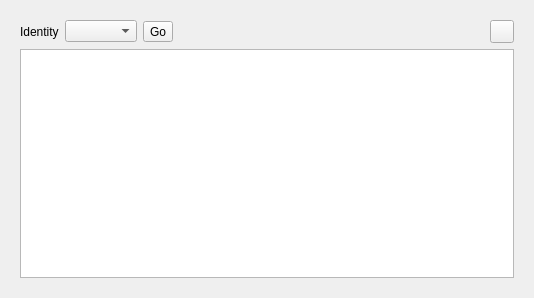
<?xml version="1.0" encoding="UTF-8"?>
<ui version="4.0">
 <class>RemoteDock</class>
 <widget class="QDialog" name="RemoteDock">
  <property name="geometry">
   <rect>
    <x>0</x>
    <y>0</y>
    <width>534</width>
    <height>298</height>
   </rect>
  </property>
  <property name="windowTitle">
   <string>Remote</string>
  </property>
  <layout class="QHBoxLayout" name="horizontalLayout_2">
   <item>
    <widget class="QStackedWidget" name="stack">
     <property name="currentIndex">
      <number>0</number>
     </property>
     <widget class="QWidget" name="pageMain">
      <layout class="QVBoxLayout" name="verticalLayout">
       <item>
        <layout class="QHBoxLayout" name="horizontalLayout">
         <item>
          <widget class="QLabel" name="label_2">
           <property name="text">
            <string>Identity</string>
           </property>
           <property name="buddy">
            <cstring>comboUser</cstring>
           </property>
          </widget>
         </item>
         <item>
          <widget class="QComboBox" name="comboUser">
           <property name="sizeAdjustPolicy">
            <enum>QComboBox::AdjustToContents</enum>
           </property>
          </widget>
         </item>
         <item>
          <widget class="QToolButton" name="buttonLogin">
           <property name="toolTip">
            <string>Connect to the remote server using the currently selected identity. The correct server is taken from the identity as well.</string>
           </property>
           <property name="text">
            <string>Go</string>
           </property>
           <property name="icon">
            <iconset resource="icons/icons.qrc">
             <normaloff>:/icons/cog_go.png</normaloff>:/icons/cog_go.png</iconset>
           </property>
          </widget>
         </item>
         <item>
          <spacer name="horizontalSpacer">
           <property name="orientation">
            <enum>Qt::Horizontal</enum>
           </property>
           <property name="sizeHint" stdset="0">
            <size>
             <width>40</width>
             <height>20</height>
            </size>
           </property>
          </spacer>
         </item>
         <item>
          <widget class="QToolButton" name="buttonPushDatabase">
           <property name="toolTip">
            <string>Push currently opened database to server</string>
           </property>
           <property name="icon">
            <iconset resource="icons/icons.qrc">
             <normaloff>:/icons/push_database</normaloff>:/icons/push_database</iconset>
           </property>
          </widget>
         </item>
        </layout>
       </item>
       <item>
        <widget class="QTreeView" name="treeStructure">
         <property name="whatsThis">
          <string>&lt;html&gt;&lt;head/&gt;&lt;body&gt;&lt;p&gt;In this pane, remote databases from dbhub.io website can be added to DB4S. First you need an identity:&lt;/p&gt;&lt;ol style=&quot;margin-top: 0px; margin-bottom: 0px; margin-left: 0px; margin-right: 0px; -qt-list-indent: 1;&quot;&gt;&lt;li style=&quot; margin-top:12px; margin-bottom:0px; margin-left:0px; margin-right:0px; -qt-block-indent:0; text-indent:0px;&quot;&gt;Login to the dbhub.io website (use your GitHub credentials or whatever you want)&lt;/li&gt;&lt;li style=&quot; margin-top:0px; margin-bottom:0px; margin-left:0px; margin-right:0px; -qt-block-indent:0; text-indent:0px;&quot;&gt;Click the button to create a DB4S certificate (that's your identity). That'll give you a certificate file (save it to your local disk).&lt;/li&gt;&lt;li style=&quot; margin-top:0px; margin-bottom:12px; margin-left:0px; margin-right:0px; -qt-block-indent:0; text-indent:0px;&quot;&gt;Go to the Remote tab in DB4S Preferences. Click the button to add a new certificate to DB4S and choose the just downloaded certificate file.&lt;/li&gt;&lt;/ol&gt;&lt;p&gt;Now the Remote panel shows your identity and you can add remote databases.&lt;/p&gt;&lt;/body&gt;&lt;/html&gt;</string>
         </property>
        </widget>
       </item>
      </layout>
     </widget>
     <widget class="QWidget" name="pageNoCerts">
      <layout class="QVBoxLayout" name="verticalLayout_3">
       <item>
        <spacer name="verticalSpacer">
         <property name="orientation">
          <enum>Qt::Vertical</enum>
         </property>
         <property name="sizeHint" stdset="0">
          <size>
           <width>20</width>
           <height>85</height>
          </size>
         </property>
        </spacer>
       </item>
       <item>
        <layout class="QHBoxLayout" name="horizontalLayout_3">
         <item>
          <spacer name="horizontalSpacer_2">
           <property name="orientation">
            <enum>Qt::Horizontal</enum>
           </property>
           <property name="sizeHint" stdset="0">
            <size>
             <width>40</width>
             <height>20</height>
            </size>
           </property>
          </spacer>
         </item>
         <item>
          <layout class="QVBoxLayout" name="verticalLayout_2">
           <item>
            <widget class="QLabel" name="labelNoCert">
             <property name="text">
              <string>&lt;html&gt;&lt;head/&gt;&lt;body&gt;&lt;p&gt;You are currently using a built-in, read-only identity. For uploading your database, you need to configure and use your DBHub.io account.&lt;/p&gt;&lt;p&gt;No DBHub.io account yet? &lt;a href=&quot;https://dbhub.io/&quot;&gt;&lt;span style=&quot; text-decoration: underline; color:#007af4;&quot;&gt;Create one now&lt;/span&gt;&lt;/a&gt; and import your certificate &lt;a href=&quot;#preferences&quot;&gt;&lt;span style=&quot; text-decoration: underline; color:#007af4;&quot;&gt;here&lt;/span&gt;&lt;/a&gt; to share your databases.&lt;/p&gt;&lt;p&gt;For online help visit &lt;a href=&quot;https://dbhub.io/about&quot;&gt;&lt;span style=&quot; text-decoration: underline; color:#007af4;&quot;&gt;here&lt;/span&gt;&lt;/a&gt;.&lt;/p&gt;&lt;/body&gt;&lt;/html&gt;</string>
             </property>
             <property name="wordWrap">
              <bool>true</bool>
             </property>
            </widget>
           </item>
           <item>
            <widget class="QCommandLinkButton" name="buttonNoCertBack">
             <property name="text">
              <string>Back</string>
             </property>
            </widget>
           </item>
          </layout>
         </item>
         <item>
          <spacer name="horizontalSpacer_3">
           <property name="orientation">
            <enum>Qt::Horizontal</enum>
           </property>
           <property name="sizeHint" stdset="0">
            <size>
             <width>40</width>
             <height>20</height>
            </size>
           </property>
          </spacer>
         </item>
        </layout>
       </item>
       <item>
        <spacer name="verticalSpacer_2">
         <property name="orientation">
          <enum>Qt::Vertical</enum>
         </property>
         <property name="sizeHint" stdset="0">
          <size>
           <width>20</width>
           <height>85</height>
          </size>
         </property>
        </spacer>
       </item>
      </layout>
     </widget>
    </widget>
   </item>
  </layout>
 </widget>
 <resources>
  <include location="icons/icons.qrc"/>
 </resources>
 <connections>
  <connection>
   <sender>buttonLogin</sender>
   <signal>clicked()</signal>
   <receiver>RemoteDock</receiver>
   <slot>setNewIdentity()</slot>
   <hints>
    <hint type="sourcelabel">
     <x>551</x>
     <y>22</y>
    </hint>
    <hint type="destinationlabel">
     <x>419</x>
     <y>24</y>
    </hint>
   </hints>
  </connection>
  <connection>
   <sender>treeStructure</sender>
   <signal>doubleClicked(QModelIndex)</signal>
   <receiver>RemoteDock</receiver>
   <slot>fetchDatabase(QModelIndex)</slot>
   <hints>
    <hint type="sourcelabel">
     <x>211</x>
     <y>75</y>
    </hint>
    <hint type="destinationlabel">
     <x>204</x>
     <y>37</y>
    </hint>
   </hints>
  </connection>
  <connection>
   <sender>buttonPushDatabase</sender>
   <signal>clicked()</signal>
   <receiver>RemoteDock</receiver>
   <slot>pushDatabase()</slot>
   <hints>
    <hint type="sourcelabel">
     <x>551</x>
     <y>22</y>
    </hint>
    <hint type="destinationlabel">
     <x>287</x>
     <y>154</y>
    </hint>
   </hints>
  </connection>
  <connection>
   <sender>buttonNoCertBack</sender>
   <signal>clicked()</signal>
   <receiver>RemoteDock</receiver>
   <slot>switchToMainView()</slot>
   <hints>
    <hint type="sourcelabel">
     <x>266</x>
     <y>217</y>
    </hint>
    <hint type="destinationlabel">
     <x>266</x>
     <y>148</y>
    </hint>
   </hints>
  </connection>
 </connections>
 <slots>
  <slot>setNewIdentity()</slot>
  <slot>fetchDatabase(QModelIndex)</slot>
  <slot>pushDatabase()</slot>
  <slot>switchToMainView()</slot>
 </slots>
</ui>
